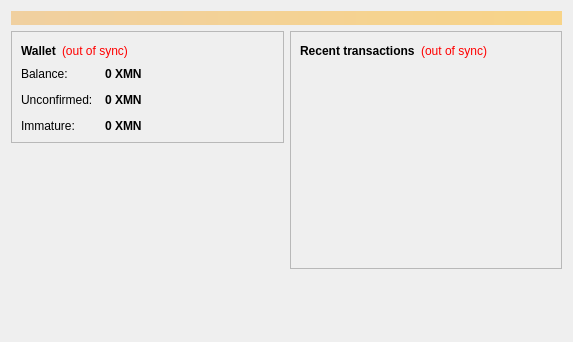
<?xml version="1.0" encoding="UTF-8"?>
<ui version="4.0">
 <class>OverviewPage</class>
 <widget class="QWidget" name="OverviewPage">
  <property name="geometry">
   <rect>
    <x>0</x>
    <y>0</y>
    <width>573</width>
    <height>342</height>
   </rect>
  </property>
  <property name="windowTitle">
   <string>Form</string>
  </property>
  <layout class="QVBoxLayout" name="topLayout">
   <item>
    <widget class="QLabel" name="labelAlerts">
     <property name="visible">
      <bool>false</bool>
     </property>
     <property name="styleSheet">
      <string notr="true">background-color: qlineargradient(x1: 0, y1: 0, x2: 1, y2: 0, stop:0 #F0D0A0, stop:1 #F8D488); color:#000000;</string>
     </property>
     <property name="wordWrap">
      <bool>true</bool>
     </property>
     <property name="margin">
      <number>3</number>
     </property>
    </widget>
   </item>
   <item>
    <layout class="QHBoxLayout" name="horizontalLayout" stretch="1,1">
     <item>
      <layout class="QVBoxLayout" name="verticalLayout_2">
       <item>
        <widget class="QFrame" name="frame">
         <property name="frameShape">
          <enum>QFrame::StyledPanel</enum>
         </property>
         <property name="frameShadow">
          <enum>QFrame::Raised</enum>
         </property>
         <layout class="QVBoxLayout" name="verticalLayout_4">
          <item>
           <layout class="QHBoxLayout" name="horizontalLayout_4">
            <item>
             <widget class="QLabel" name="label_5">
              <property name="font">
               <font>
                <weight>75</weight>
                <bold>true</bold>
               </font>
              </property>
              <property name="text">
               <string>Wallet</string>
              </property>
             </widget>
            </item>
            <item>
             <widget class="QLabel" name="labelWalletStatus">
              <property name="toolTip">
               <string>The displayed information may be out of date. Your wallet automatically synchronizes with the wrapper network after a connection is established, but this process has not completed yet.</string>
              </property>
              <property name="styleSheet">
               <string notr="true">QLabel { color: red; }</string>
              </property>
              <property name="text">
               <string notr="true">(out of sync)</string>
              </property>
              <property name="alignment">
               <set>Qt::AlignLeading|Qt::AlignLeft|Qt::AlignVCenter</set>
              </property>
             </widget>
            </item>
            <item>
             <spacer name="horizontalSpacer_2">
              <property name="orientation">
               <enum>Qt::Horizontal</enum>
              </property>
              <property name="sizeHint" stdset="0">
               <size>
                <width>40</width>
                <height>20</height>
               </size>
              </property>
             </spacer>
            </item>
           </layout>
          </item>
          <item>
           <layout class="QFormLayout" name="formLayout_2">
            <property name="fieldGrowthPolicy">
             <enum>QFormLayout::AllNonFixedFieldsGrow</enum>
            </property>
            <property name="horizontalSpacing">
             <number>12</number>
            </property>
            <property name="verticalSpacing">
             <number>12</number>
            </property>
            <item row="0" column="0">
             <widget class="QLabel" name="label">
              <property name="text">
               <string>Balance:</string>
              </property>
             </widget>
            </item>
            <item row="0" column="1">
             <widget class="QLabel" name="labelBalance">
              <property name="font">
               <font>
                <weight>75</weight>
                <bold>true</bold>
               </font>
              </property>
              <property name="cursor">
               <cursorShape>IBeamCursor</cursorShape>
              </property>
              <property name="toolTip">
               <string>Your current balance</string>
              </property>
              <property name="text">
               <string notr="true">0 XMN</string>
              </property>
              <property name="textInteractionFlags">
               <set>Qt::LinksAccessibleByMouse|Qt::TextSelectableByKeyboard|Qt::TextSelectableByMouse</set>
              </property>
             </widget>
            </item>
            <item row="1" column="0">
             <widget class="QLabel" name="label_3">
              <property name="text">
               <string>Unconfirmed:</string>
              </property>
             </widget>
            </item>
            <item row="1" column="1">
             <widget class="QLabel" name="labelUnconfirmed">
              <property name="font">
               <font>
                <weight>75</weight>
                <bold>true</bold>
               </font>
              </property>
              <property name="cursor">
               <cursorShape>IBeamCursor</cursorShape>
              </property>
              <property name="toolTip">
               <string>Total of transactions that have yet to be confirmed, and do not yet count toward the current balance</string>
              </property>
              <property name="text">
               <string notr="true">0 XMN</string>
              </property>
              <property name="textInteractionFlags">
               <set>Qt::LinksAccessibleByMouse|Qt::TextSelectableByKeyboard|Qt::TextSelectableByMouse</set>
              </property>
             </widget>
            </item>
            <item row="2" column="0">
             <widget class="QLabel" name="labelImmatureText">
              <property name="text">
               <string>Immature:</string>
              </property>
             </widget>
            </item>
            <item row="2" column="1">
             <widget class="QLabel" name="labelImmature">
              <property name="font">
               <font>
                <weight>75</weight>
                <bold>true</bold>
               </font>
              </property>
              <property name="toolTip">
               <string>Mined balance that has not yet matured</string>
              </property>
              <property name="text">
               <string notr="true">0 XMN</string>
              </property>
              <property name="textInteractionFlags">
               <set>Qt::LinksAccessibleByMouse|Qt::TextSelectableByKeyboard|Qt::TextSelectableByMouse</set>
              </property>
             </widget>
            </item>
           </layout>
          </item>
         </layout>
        </widget>
       </item>
       <item>
        <spacer name="verticalSpacer">
         <property name="orientation">
          <enum>Qt::Vertical</enum>
         </property>
         <property name="sizeHint" stdset="0">
          <size>
           <width>20</width>
           <height>40</height>
          </size>
         </property>
        </spacer>
       </item>
      </layout>
     </item>
     <item>
      <layout class="QVBoxLayout" name="verticalLayout_3">
       <item>
        <widget class="QFrame" name="frame_2">
         <property name="frameShape">
          <enum>QFrame::StyledPanel</enum>
         </property>
         <property name="frameShadow">
          <enum>QFrame::Raised</enum>
         </property>
         <layout class="QVBoxLayout" name="verticalLayout">
          <item>
           <layout class="QHBoxLayout" name="horizontalLayout_2">
            <item>
             <widget class="QLabel" name="label_4">
              <property name="text">
               <string>&lt;b&gt;Recent transactions&lt;/b&gt;</string>
              </property>
             </widget>
            </item>
            <item>
             <widget class="QLabel" name="labelTransactionsStatus">
              <property name="toolTip">
               <string>The displayed information may be out of date. Your wallet automatically synchronizes with the wrapper network after a connection is established, but this process has not completed yet.</string>
              </property>
              <property name="styleSheet">
               <string notr="true">QLabel { color: red; }</string>
              </property>
              <property name="text">
               <string notr="true">(out of sync)</string>
              </property>
              <property name="alignment">
               <set>Qt::AlignRight|Qt::AlignTrailing|Qt::AlignVCenter</set>
              </property>
             </widget>
            </item>
            <item>
             <spacer name="horizontalSpacer">
              <property name="orientation">
               <enum>Qt::Horizontal</enum>
              </property>
              <property name="sizeHint" stdset="0">
               <size>
                <width>40</width>
                <height>20</height>
               </size>
              </property>
             </spacer>
            </item>
           </layout>
          </item>
          <item>
           <widget class="QListView" name="listTransactions">
            <property name="styleSheet">
             <string notr="true">QListView { background: transparent; }</string>
            </property>
            <property name="frameShape">
             <enum>QFrame::NoFrame</enum>
            </property>
            <property name="verticalScrollBarPolicy">
             <enum>Qt::ScrollBarAlwaysOff</enum>
            </property>
            <property name="horizontalScrollBarPolicy">
             <enum>Qt::ScrollBarAlwaysOff</enum>
            </property>
            <property name="selectionMode">
             <enum>QAbstractItemView::NoSelection</enum>
            </property>
           </widget>
          </item>
         </layout>
        </widget>
       </item>
       <item>
        <spacer name="verticalSpacer_2">
         <property name="orientation">
          <enum>Qt::Vertical</enum>
         </property>
         <property name="sizeHint" stdset="0">
          <size>
           <width>20</width>
           <height>40</height>
          </size>
         </property>
        </spacer>
       </item>
      </layout>
     </item>
    </layout>
   </item>
  </layout>
 </widget>
 <resources/>
 <connections/>
</ui>
